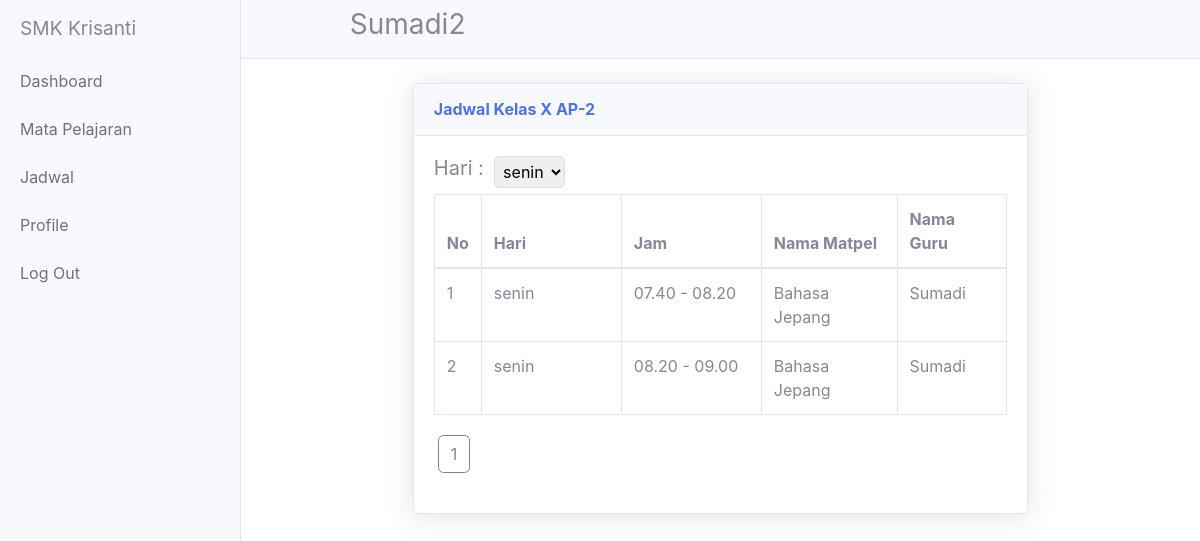
Page /guru/jadwal_detail.php?id_kelas=26&&hari=senin&&id=16&&id_angkatan=2 on the committed database.
### tables this page shows
CREATE TABLE `guru` (
  `id_guru` int(11) NOT NULL,
  `id_user` int(100) NOT NULL,
  `id_angkatan` int(100) NOT NULL,
  `id_kelas` int(100) NOT NULL,
  `nuptk` varchar(16) NOT NULL,
  `nama_guru` varchar(100) NOT NULL,
  `password` varchar(8) NOT NULL,
  `alamat` varchar(50) NOT NULL,
  `no_hp` varchar(15) NOT NULL,
  `email` varchar(45) NOT NULL,
  `agama` varchar(8) NOT NULL,
  `tempat_lahir` varchar(10) NOT NULL,
  `tanggal_lahir` varchar(10) NOT NULL,
  `status` varchar(11) NOT NULL,
  `jenis_kelamin` varchar(10) NOT NULL,
  `foto` text NOT NULL
);

CREATE TABLE `kelas` (
  `nama_kelas` char(8) NOT NULL,
  `jumlah_siswa` int(100) NOT NULL,
  `angkatan` varchar(255) NOT NULL,
  `semester` int(100) NOT NULL,
  `id_kelas` int(11) NOT NULL,
  `id_angkatan` int(100) NOT NULL,
  `id_guru` int(100) NOT NULL,
  `max_siswa` int(100) NOT NULL
);

CREATE TABLE `jadwal` (
  `id_jadwal` int(11) NOT NULL,
  `id_angkatan` int(100) NOT NULL,
  `hari` varchar(6) NOT NULL,
  `mata_pelajaran` varchar(30) NOT NULL,
  `jam_pelajaran` varchar(13) NOT NULL,
  `guru_pengajar` varchar(40) NOT NULL,
  `nama_kelas` varchar(8) NOT NULL,
  `id_kelas` int(100) NOT NULL,
  `id_guru` int(11) NOT NULL,
  `id_matpel` int(100) NOT NULL
);

### guru/jadwal_detail.php (the view, shortened to what this page needs)
<?php include('header.php');?>
 <?php
$id_Guru=$_GET['id'];
$id_kelas=$_GET['id_kelas'];
$id_angkatan=$_GET['id_angkatan'];
$getKelas=mysqli_query($db,"SELECT * FROM kelas WHERE id_angkatan = '$id_angkatan' && id_kelas ='$id_kelas' && id_guru='$id_Guru'");
$kelas=mysqli_fetch_assoc($getKelas);
$nama_kelas=$kelas['nama_kelas'];
$hari=$_GET['hari'];
?>
 <br>
 <div class="col-xl-8 col-lg-7" style="margin-left: auto;    margin-right: auto;">
              <div class="card shadow mb-4">
                <div class="card-header py-3 d-flex flex-row align-items-center justify-content-between">
                  <h6 class="m-0 font-weight-bold text-primary">Jadwal Kelas <?php echo "$nama_kelas";?> </h6>
                </div>
                <div class="card-body">
                <div class="table-responsive">
                  <div class="row" style="margin-left:auto; margin-bottom:1%;">
                  <h5 style="margin-right:10px;"> Hari : </h5>
                        <select style="border-color: gainsboro; border-radius: 5px;" onchange="cek()" id="hari" name="hari" value="<?php echo"$id_angkatan"; ?>" >
                    <?php
                      $getDataAngkatan=mysqli_query($db,"SELECT * FROM hari ");
                         while($row = mysqli_fetch_assoc($getDataAngkatan)){
                            if($row['hari'] == $hari){
                                echo "<option  class='btn btn-danger dropdown-toggle' style='padding:5px;background:white;color:black; border-color: gainsboro; border-radius: 5px; ' value=".$row['hari']." selected>".$row['hari']."</option> ";
                            } else {
                                echo "<option  class='btn btn-danger dropdown-toggle' style='padding:5px;background:white;color:black; border-color: gainsboro; border-radius: 5px; ' value=".$row['hari']." >".$row['hari']."</option> ";
                            }
                         }
                      ?>
                     </select>
                    </div>
                <table class="table table-bordered" id="myTable" width="100%" cellspacing="0">
                <thead>
                <tr>
                <th>No</th>
                <th>Hari</th>
                <th>Jam</th>
                <th>Nama Matpel</th>
                <th>Nama Guru</th>
                </tr>
                </thead>
                <?php
                $halaman = 10;
                $page = isset($_GET['halaman'])? (int)$_GET["halaman"]:1;
                $mulai = ($page>1) ? ($page * $halaman) - $halaman : 0;
	$sql="SELECT * FROM jadwal WHERE id_kelas = $id_kelas && mata_pelajaran != '' && hari='$hari' && id_guru=$id_guru ";
  $query=mysqli_query($db,$sql);
  $total = mysqli_num_rows($query);
  $pages = ceil($total/$halaman);
  $getData = mysqlI_query($db,"SELECT * FROM jadwal WHERE id_kelas = $id_kelas && mata_pelajaran != '' && hari='$hari' && id_guru=$id_guru LIMIT $mulai, $halaman");
$i=0;
	while($siswa=mysqli_fetch_array($getData)){
    $i++;
		echo"<tr>";
		echo"<td style='width:20px;'>$i</td>";
        echo"<td style='width:140px'>".$siswa['hari']."</td>";
        echo"<td style='width:140px'>".$siswa['jam_pelajaran']."</td>";
		echo"<td>".$siswa['mata_pelajaran']."</td>";
		echo"<td >".$siswa['guru_pengajar']."</td>";
		echo"</tr>";
	}
	?>
                  </table>
  <div  style="margin-left:auto" class="row">
  <div style="col-6">
  <ul class="pagination">
  <?php for ($j=1; $j<=$pages ; $j++){ ?>
    <li >
  <a class="btn" style="border:solid 1px grey ; margin:4px;" href="?halaman=<?php echo "$j&&hari=$hari&&id_kelas=$id_kelas&&id=$id_Guru&&id_angkatan=$id_angkatan"; ?>"><?php echo $j; ?></a>
  </li>
  <?php } ?>
  </ul>
</div>
</div>
                  </div>
                </div>
              </div>
            </div>

### guru/header.php (shortened to what this page needs)
<?php
$id_guru = $_GET['id'];
$getDataGuru=mysqli_query($db,"SELECT * FROM guru WHERE id_guru ='$id_guru'");
$dataGuru=mysqli_fetch_assoc($getDataGuru);
$namaGuru=$dataGuru['nama_guru'];
$id_user=$dataGuru['id_user'];
?>
<!DOCTYPE html>
<html lang="en">
<head>
  <link href="../css/font-awesome.css" rel="stylesheet">
  <link href="../css/vendor/bootstrap/css/bootstrap.min.css" rel="stylesheet">
  <link href="../css/sb-admin-2.min.css" rel="stylesheet">
  <link href="../css/vendor/fontawesome-free/css/all.min.css" rel="stylesheet" type="text/css">
  <link href="../css/simple-sidebar.css" rel="stylesheet">
</head>
<body>
  <div class="d-flex" id="wrapper">
    <div style=""class="bg-light border-right" id="sidebar-wrapper">
      <div class="sidebar-heading"> SMK Krisanti </div>
      <div class="list-group list-group-flush">
        <a href="index.php?id=<?php echo "$id_guru"?>" class="list-group-item list-group-item-action bg-light">Dashboard</a>
         <a href="mata_pelajaran.php?id=<?php echo "$id_guru"?>" class="list-group-item list-group-item-action bg-light">Mata Pelajaran </a>
         <a href="jadwal.php?id=<?php echo "$id_guru"?>" class="list-group-item list-group-item-action bg-light">Jadwal </a>
        <a href="profile.php?id=<?php echo "$id_guru&&id_user=$id_user"?>" class="list-group-item list-group-item-action bg-light">Profile</a>
        <a href="../index.php" class="list-group-item list-group-item-action bg-light">Log Out</a>
      </div>
    </div>
    <div id="page-content-wrapper">
      <nav class="navbar navbar-expand-lg navbar-light bg-light border-bottom">
		<h3 style="margin-left:10%;"><?php echo "$namaGuru";?><h3>
        <div class="collapse navbar-collapse" id="navbarSupportedContent">
          <ul class="navbar-nav ml-auto mt-2 mt-lg-0">
            <li class="nav-item active">
              <a class="nav-link" href="#"><span class="sr-only">(current)</span></a>
            </li>
            <li class="nav-item">
              <a class="nav-link" href="#"></a>
            </li>
          </ul>
        </div>
      </nav>

### css/simple-sidebar.css (style rules this page uses)
body { overflow-x: hidden; }
#sidebar-wrapper { min-height: 100vh; margin-left: -15rem; -webkit-transition: margin .25s ease-out; -moz-transition: margin .25s ease-out; -o-transition: margin .25s ease-out; transition: margin .25s ease-out; }
#sidebar-wrapper .sidebar-heading { padding: 0.875rem 1.25rem; font-size: 1.2rem; }
#sidebar-wrapper .list-group { width: 15rem; }
#page-content-wrapper { min-width: 100vw; }
@media (min-width: 768px) { #sidebar-wrapper { margin-left: 0; } }
@media (min-width: 768px) { #page-content-wrapper { min-width: 0; width: 100%; } }

### rows in the picture
guru: nama_guru "Sumadi2"
kelas: nama_kelas "X AP-2"
jadwal: hari "senin", jam_pelajaran "07.40 - 08.20", mata_pelajaran "Bahasa Jepang", guru_pengajar "Sumadi"
jadwal: hari "senin", jam_pelajaran "08.20 - 09.00", mata_pelajaran "Bahasa Jepang", guru_pengajar "Sumadi"

### other values in the picture
form field hari "senin"
